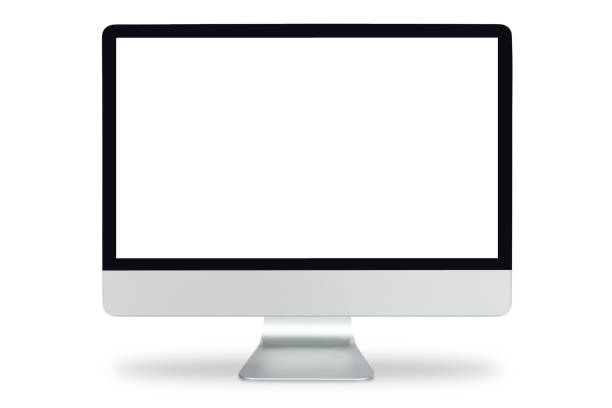
#> input picture moni.jpeg, 612 x 408 px
$ python camimg.py
#> lines starting #> are read from the running program, lines starting #| are printed output that depends on the picture; after the words box and inside, x2 and y2 are one past the last pixel; in counts of white or black regions, pixels touching at a corner belong together
import numpy as np
import matplotlib.pyplot as plt
import cv2
# read the image
image = cv2.imread("moni.jpeg")
#> image is the input picture: shape (408, 612, 3); mean B, G, R 233.5, 233.1, 233
# image = cv2.imread('iphone2.jpeg')

# convert to grayscale
grayscale = cv2.cvtColor(image, cv2.COLOR_BGR2GRAY)
# perform edge detection
edges = cv2.Canny(grayscale, 30, 100)
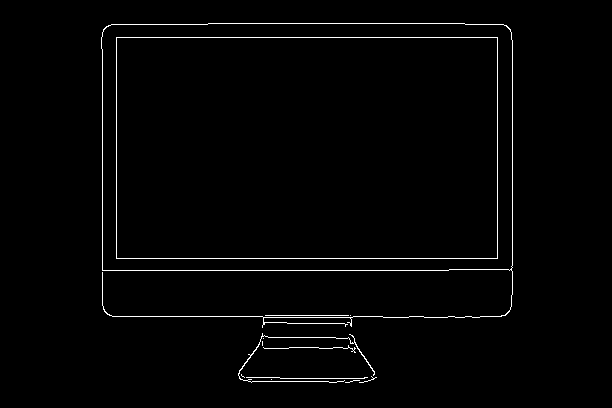
#> edges: shape (408, 612); 1.5% white in thin lines or dots, all inside (x1, y1, x2, y2) = (101, 23, 513, 383)
# detect lines in the image using hough lines technique
lines = cv2.HoughLinesP(edges, 1, np.pi/180, 60, np.array([]), 50, 5)
#> lines = 16 rows, first 6: [116, 37, 497, 37], [116, 258, 497, 258], [102, 270, 448, 270], [208, 23, 464, 23], [102, 305, 102, 49], [116, 257, 116, 38]
# iterate over the output lines and draw them
for line in lines:
    for x1, y1, x2, y2 in line:
        cv2.line(image, (x1, y1), (x2, y2), (20, 220, 20), 3)
#> this loop made 16 passes
#> line on passes 1 to 12: [[116, 37, 497, 37]], [[116, 258, 497, 258]], [[102, 270, 448, 270]], [[208, 23, 464, 23]], [[102, 305, 102, 49]], [[116, 257, 116, 38]], [[112, 316, 262, 316]], [[497, 257, 497, 38]], [[512, 294, 512, 40]], [[111, 24, 207, 24]], [[263, 317, 352, 317]], [[280, 378, 364, 378]]
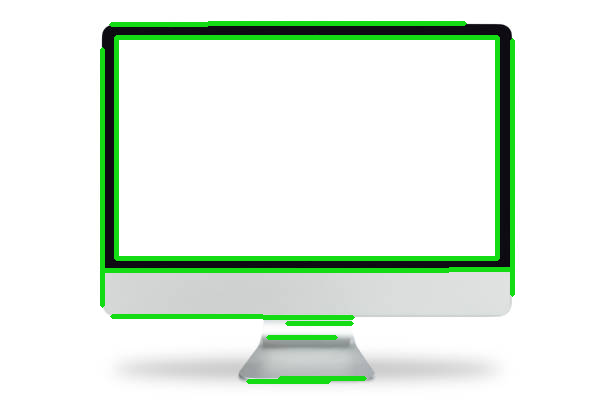
#> image: shape (408, 612, 3); 6.02% of pixels changed, all inside (x1, y1, x2, y2) = (100, 21, 515, 384)

# show the image
plt.imshow(image)
plt.show()
